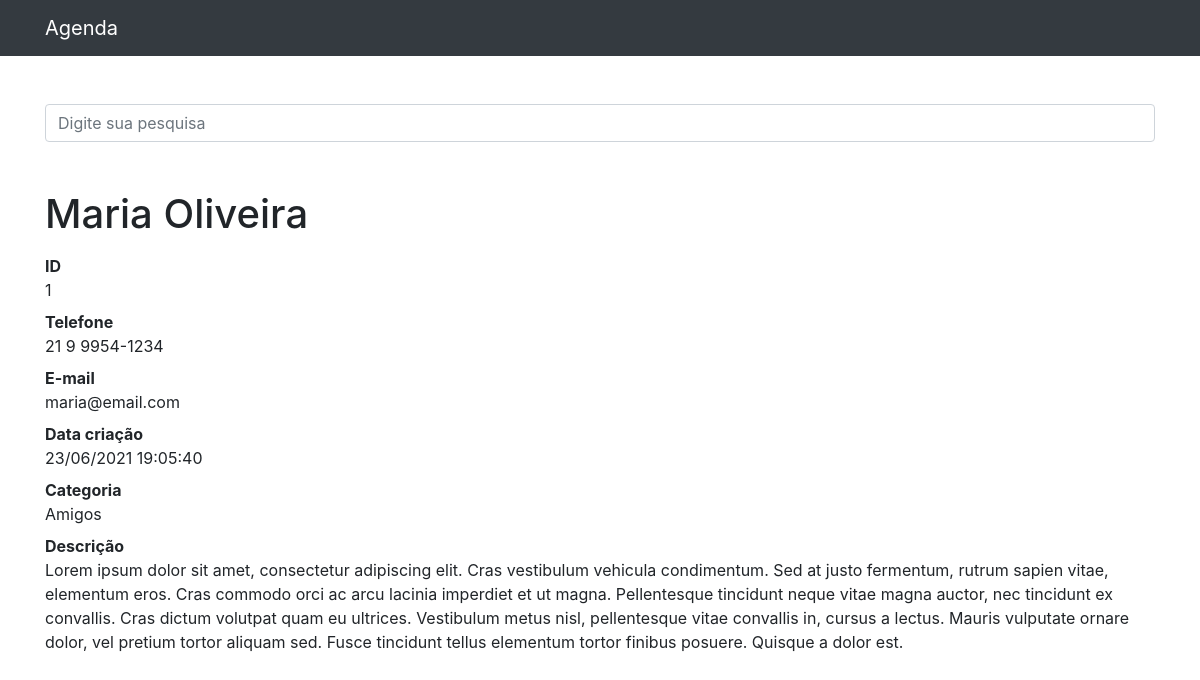
The page /1 on the database its author committed.
### contatos/models.py (models this page shows, shortened)
class Contato(models.Model):
    nome = models.CharField(max_length=255)
    sobrenome = models.CharField(max_length=255, blank=True)
    telefone = models.CharField(max_length=255)
    email = models.CharField(max_length=255, blank=True)
    data_criacao = models.DateTimeField(default=timezone.now)
    descricao = models.TextField(blank=True)
    categoria = models.ForeignKey(Categoria,on_delete=models.DO_NOTHING)
    mostrar = models.BooleanField(default=True)
    foto = models.ImageField(blank=True,upload_to='fotos/%Y/%m')

class Categoria(models.Model):
    nome = models.CharField(max_length=255)
    def __str__(self):
        return self.nome

### contatos/views.py (the view)
# urls.py: path('<int:contato_id>', views.ver_contato, name='ver_contato'),
def ver_contato(request, contato_id):
    contato = get_object_or_404(Contato, id=contato_id)
    if not contato.mostrar:
        raise Http404()
    return render(request, 'contatos/ver_contato.html', {
        'contato': contato
    })

### contatos/templates/contatos/ver_contato.html (shortened to what this page needs)
{% extends 'base.html' %}
{%block conteudo %}
<h1 class="mt-5">{{contato.nome}} {{contato.sobrenome}}</h1>
<dl>
    <dt>ID</dt>
    <dd>{{contato.id}}</dd>
    <dt>Telefone</dt>
    <dd>{{contato.telefone}}</dd>
    <dt>E-mail</dt>
    <dd>{{contato.email}}</dd>
    <dt>Data criação</dt>
    <dd>{{contato.data_criacao|date:'d/m/Y H:i:s'}}</dd>
    <dt>Categoria</dt>
    <dd>{{contato.categoria}}</dd>
    <dt>Descrição</dt>
    <dd>
        {{contato.descricao}}
    </dd>
</dl>
{%endblock%}

### rows shown on the page
Contato: nome "Maria", sobrenome "Oliveira", id "1", telefone "21 9 9954-1234", email "maria@email.com", data_criacao "23/06/2021 19:05:40", categoria "Amigos", descricao "Lorem ipsum dolor sit amet, consectetur adipiscing elit. Cras vestibulum vehicula condimentum. Sed at justo fermentum, rutrum sapien vitae, elementum eros. Cras commodo orci ac arcu lacinia imperdiet et ut magna. Pellentesque tincidunt neque vitae magna auctor, nec tincidunt ex convallis. Cras dictum volutpat quam eu ultrices. Vestibulum metus nisl, pellentesque vitae convallis in, cursus a lectus. Mauris vulputate ornare dolor, vel pretium tortor aliquam sed. Fusce tincidunt tellus elementum tortor finibus posuere. Quisque a dolor est."
